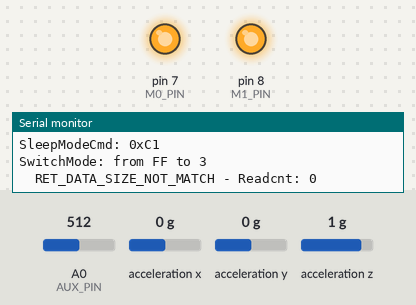
The sketch below on a simulated Arduino Uno, built with avr-gcc and run on an emulated ATmega328P. Parts: output pins drawn as LEDs (lit = HIGH), the last lines printed to the serial monitor. Wiring (inferred from the names in the program): ADXL345 accelerometer at I2C address 0x53. The test bench sets the inputs (shaded band); at power-on: A0 (AUX_PIN) = 512, acceleration x 0 g, acceleration y 0 g, acceleration z 1 g.

Above: at 0.1 s.
At 2.5 s:
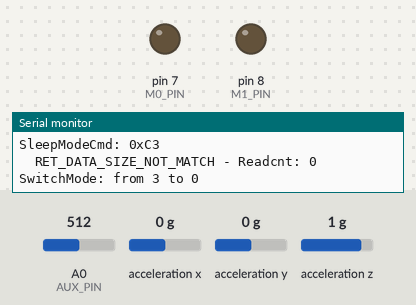
Timing chart, 0 to 4.0 s (numbered marks = the images above):
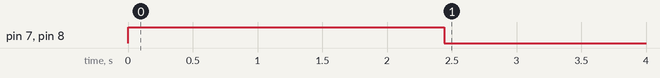

The sketch:

E32-TTL-100.ino
```cpp
/**
 * E32-TTL-100 Transceiver Interface
 *
 * @author Bob Chen (bob-0505@gotmail.com)
 * @date 1 November 2017
 * https://github.com/Bob0505/E32-TTL-100
 */
#include <SoftwareSerial.h>
#include <Wire.h>

#include "E32-TTL-100.h"

/*
 need series a 4.7k Ohm resistor between .
 UNO/NANO(5V mode)                E32-TTL-100
    *--------*                      *------*
    | D7     | <------------------> | M0   |
    | D8     | <------------------> | M1   |
    | A0     | <------------------> | AUX  |
    | D10(Rx)| <---> 4.7k Ohm <---> | Tx   |
    | D11(Tx)| <---> 4.7k Ohm <---> | Rx   |
    *--------*                      *------*
*/
#define DEVICE (0x53)      //ADXL345 device address
#define TO_READ (6)        //num of bytes we are going to read each time (two bytes for each axis)
#define TO_SEND 45

#define M0_PIN  7
#define M1_PIN  8
#define AUX_PIN A0
#define SOFT_RX 10
#define SOFT_TX 11
const char ST_SIG = 0xff;
const char CHANNEL = 0x17;
const char STARTSIGN = 0xa5;
const char ENDSIGN = 0x5a;

const float STATE = 6;
const float AXIS = 0;
float RX;
float RY;
float RZ;
float RH;
const float ISGRAB = 0;
const float STARTVE = 0;
float ENDVE;
const float MAXVE = 0;

byte buff[TO_READ] ;        //6 bytes buffer for saving data read from the device
char str[512];              //string buffer to transform data before sending it to the serial port
int regAddress = 0x32;      //first axis-acceleration-data register on the ADXL345
int x, y, z;                //three axis acceleration data
float roll = 0.00, pitch = 0.00;   //Roll & Pitch are the angles which rotate by the axis X and y
//in the sequence of R(x-y-z).
uint8_t sendBuff[TO_SEND] = {0};

SoftwareSerial softSerial(SOFT_RX, SOFT_TX);  // RX, TX

union floatData{
  float num;
  unsigned char data[4];
}command_data1,command_data2,command_data3,command_data4,command_data5,command_data6,command_data7,command_data8,command_data9,command_data10;   // double to bytes union =_=


//=== AUX ===========================================+
bool AUX_HL;
bool ReadAUX() {
  int val = analogRead(AUX_PIN);

  if(val<50)
  {
    AUX_HL = LOW;
  }else {
    AUX_HL = HIGH;
  }

  return AUX_HL;
}

//return default status
RET_STATUS WaitAUX_H()
{
  RET_STATUS STATUS = RET_SUCCESS;

  uint8_t cnt = 0;
  uint8_t data_buf[100], data_len;

  while((ReadAUX()==LOW) && (cnt++<TIME_OUT_CNT))
  {
    Serial.print(".");
    delay(100);
  }

  if(cnt==0) {}
  else if(cnt>=TIME_OUT_CNT) {
    STATUS = RET_TIMEOUT;
    Serial.println(" TimeOut");
  }
  else {
    Serial.println("waiting~");
  }

  return STATUS;
}
//=== AUX ===========================================-
//=== Mode Select ===================================+
bool chkModeSame(MODE_TYPE mode) {
  static MODE_TYPE pre_mode = MODE_INIT;

  if(pre_mode == mode)
  {
    //Serial.print("SwitchMode: (no need to switch) ");  Serial.println(mode, HEX);
    return true;
  }
  else {
    Serial.print("SwitchMode: from ");  Serial.print(pre_mode, HEX);  Serial.print(" to ");  Serial.println(mode, HEX);
    pre_mode = mode;
    return false;
  }
}

void SwitchMode(MODE_TYPE mode)
{
  if(!chkModeSame(mode))
  {
    WaitAUX_H();

    switch (mode) {
      case MODE_0_NORMAL:
        // Mode 0 | normal operation
        digitalWrite(M0_PIN, LOW);
        digitalWrite(M1_PIN, LOW);
        break;
      case MODE_1_WAKE_UP:
        digitalWrite(M0_PIN, HIGH);
        digitalWrite(M1_PIN, LOW);
        break;
      case MODE_2_POWER_SAVIN:
        digitalWrite(M0_PIN, LOW);
        digitalWrite(M1_PIN, HIGH);
        break;
      case MODE_3_SLEEP:
        // Mode 3 | Setting operation
        digitalWrite(M0_PIN, HIGH);
        digitalWrite(M1_PIN, HIGH);
        break;
      default:
        return ;
    }

    WaitAUX_H();
    delay(10);
  }
}
//=== Mode Select ===================================-
//=== Basic cmd =====================================+
void cleanUARTBuf() {
  bool IsNull = true;

  while (softSerial.available()) {
    IsNull = false;

    softSerial.read();
  }
}

void triple_cmd(SLEEP_MODE_CMD_TYPE Tcmd) {
  uint8_t CMD[3] = {Tcmd, Tcmd, Tcmd};
  softSerial.write(CMD, 3);
  delay(50);  //need ti check
}

RET_STATUS Module_info(uint8_t* pReadbuf, uint8_t buf_len) {
  RET_STATUS STATUS = RET_SUCCESS;
  uint8_t Readcnt, idx;

  Readcnt = softSerial.available();
  //Serial.print("softSerial.available(): ");  Serial.print(Readcnt);  Serial.println(" bytes.");
  if (Readcnt == buf_len)
  {
    for(idx=0;idx<buf_len;idx++)
    {
      *(pReadbuf+idx) = softSerial.read();
      Serial.print(" 0x");
      Serial.print(0xFF & *(pReadbuf+idx), HEX);    // print as an ASCII-encoded hexadecimal
    } Serial.println("");
  }
  else {
    STATUS = RET_DATA_SIZE_NOT_MATCH;
    Serial.print("  RET_DATA_SIZE_NOT_MATCH - Readcnt: ");  Serial.println(Readcnt);
    cleanUARTBuf();
  }

  return STATUS;
}
//=== Basic cmd =====================================-
//=== Sleep mode cmd ================================+
RET_STATUS Write_CFG_PDS(struct CFGstruct* pCFG)
{
  softSerial.write((uint8_t *)pCFG, 6);

  WaitAUX_H();
  delay(1200);  //need ti check

  return RET_SUCCESS;
}

RET_STATUS Read_CFG(struct CFGstruct* pCFG)
{
  RET_STATUS STATUS = RET_SUCCESS;

  //1. read UART buffer.
  cleanUARTBuf();

  //2. send CMD
  triple_cmd(R_CFG);

  //3. Receive configure
  STATUS = Module_info((uint8_t *)pCFG, sizeof(CFGstruct));
  if(STATUS == RET_SUCCESS)
  {
  Serial.print("  HEAD:     ");  Serial.println(pCFG->HEAD, HEX);
  Serial.print("  ADDH:     ");  Serial.println(pCFG->ADDH, HEX);
  Serial.print("  ADDL:     ");  Serial.println(pCFG->ADDL, HEX);

  Serial.print("  CHAN:     ");  Serial.println(pCFG->CHAN, HEX);
  }

  return STATUS;
}

RET_STATUS Read_module_version(struct MVerstruct* MVer)
{
  RET_STATUS STATUS = RET_SUCCESS;

  //1. read UART buffer.
  cleanUARTBuf();

  //2. send CMD
  triple_cmd(R_MODULE_VERSION);

  //3. Receive configure
  STATUS = Module_info((uint8_t *)MVer, sizeof(MVerstruct));
  if(STATUS == RET_SUCCESS)
  {
    Serial.print("  HEAD:     0x");  Serial.println(MVer->HEAD, HEX);
    Serial.print("  Model:    0x");  Serial.println(MVer->Model, HEX);
    Serial.print("  Version:  0x");  Serial.println(MVer->Version, HEX);
    Serial.print("  features: 0x");  Serial.println(MVer->features, HEX);
  }

  return RET_SUCCESS;
}

void Reset_module()
{
  triple_cmd(W_RESET_MODULE);

  WaitAUX_H();
  delay(1000);
}

RET_STATUS SleepModeCmd(uint8_t CMD, void* pBuff)
{
  RET_STATUS STATUS = RET_SUCCESS;

  Serial.print("SleepModeCmd: 0x");  Serial.println(CMD, HEX);
  WaitAUX_H();

  SwitchMode(MODE_3_SLEEP);

  switch (CMD)
  {
    case W_CFG_PWR_DWN_SAVE:
      STATUS = Write_CFG_PDS((struct CFGstruct* )pBuff);
      break;
    case R_CFG:
      STATUS = Read_CFG((struct CFGstruct* )pBuff);
      break;
    case W_CFG_PWR_DWN_LOSE:

      break;
    case R_MODULE_VERSION:
      Read_module_version((struct MVerstruct* )pBuff);
      break;
    case W_RESET_MODULE:
      Reset_module();
      break;

    default:
      return RET_INVALID_PARAM;
  }

  WaitAUX_H();
  return STATUS;
}
//=== Sleep mode cmd ================================-

RET_STATUS SettingModule(struct CFGstruct *pCFG)
{
  RET_STATUS STATUS = RET_SUCCESS;

#ifdef Device_A
  pCFG->ADDH = DEVICE_A_ADDR_H;
  pCFG->ADDL = DEVICE_A_ADDR_L;
#else
  pCFG->ADDH = DEVICE_B_ADDR_H;
  pCFG->ADDL = DEVICE_B_ADDR_L;
#endif

  pCFG->OPTION_bits.trsm_mode =TRSM_FP_MODE;
  pCFG->OPTION_bits.tsmt_pwr = TSMT_PWR_10DB;

  STATUS = SleepModeCmd(W_CFG_PWR_DWN_SAVE, (void* )pCFG);

  SleepModeCmd(W_RESET_MODULE, NULL);

  STATUS = SleepModeCmd(R_CFG, (void* )pCFG);

  return STATUS;
}


RET_STATUS SendMsg() {
  RET_STATUS STATUS = RET_SUCCESS;

  SwitchMode(MODE_0_NORMAL);

//  if(ReadAUX()!=HIGH)
//  {
//    return RET_NOT_IMPLEMENT;
//  }
//  delay(10);
//  if(ReadAUX()!=HIGH)
//  {
//    return RET_NOT_IMPLEMENT;
//  }
//
//
  //Send format : ADDH ADDL CHAN DATA_0 DATA_1 DATA_2 ...
  // Broadcast mode
//    uint8_t SendBuf[6] = { 0xFF, 0xFF, 0x17, 0x00, 0x00, 0x3F}; //for A
//  softSerial.write(SendBuf, 6);
//  uint8_t SendBuf2[6] = { 0xFF, 0xFF, 0x17, 0x00, 0x00, 0x3F}; //for B
//  softSerial.write(SendBuf2, 6);
  softSerial.write(sendBuff, TO_SEND);

  return STATUS;
}

//reads num bytes starting from address register on device in to buff array
void readFrom(int device, byte address, int num, byte buff[]) {
  Wire.beginTransmission(device); //start transmission to device
  Wire.write(address);        //sends address to read from
  Wire.endTransmission(); //end transmission

  Wire.beginTransmission(device); //start transmission to device
  Wire.requestFrom(device, num);    // request 6 bytes from device

  int i = 0;
  while(Wire.available())    //device may send less than requested (abnormal)
  {
    buff[i] = Wire.read(); // receive a byte
    i++;
  }
  Wire.endTransmission(); //end transmission
}

//Writes val to address register on device
void writeTo(int device, byte address, byte val) {
  Wire.beginTransmission(device); //start transmission to device
  Wire.write(address);        // send register address
  Wire.write(val);        // send value to write
  Wire.endTransmission(); //end transmission
}

//calculate the Roll&Pitch
void RP_calculate(){
  double x_Buff = float(x);
  double y_Buff = float(y);
  double z_Buff = float(z);
  roll = atan2(y_Buff , z_Buff) * 57.3;
  pitch = atan2((- x_Buff) , sqrt(y_Buff * y_Buff + z_Buff * z_Buff)) * 57.3;
}

// transform pitch/roll to ROS communication form, then send.
void motionDataSend() {

  RX = roll;
  RY = 0; // not finish
  RZ = pitch;
  RH = 0; // not finish

  command_data1.num = STATE;
  command_data2.num = AXIS;
  command_data3.num = RX;
  command_data4.num = RY;
  command_data5.num = RZ;
  command_data6.num = RH;
  command_data7.num = ISGRAB;
  command_data8.num = STARTVE;
  command_data9.num = ENDVE;
  command_data10.num = MAXVE;

  sendBuff[0] = ST_SIG;
  sendBuff[1] = ST_SIG;
  sendBuff[2] = CHANNEL;
  sendBuff[3] = STARTSIGN;
  sendBuff[44] = ENDSIGN;

  for(int i = 0;i < 4;i++) {
    sendBuff[i + 4] = command_data1.data[i];
    sendBuff[i + 8] = command_data2.data[i];
    sendBuff[i + 12] = command_data3.data[i];
    sendBuff[i + 16] = command_data4.data[i];
    sendBuff[i + 20] = command_data5.data[i];
    sendBuff[i + 24] = command_data6.data[i];
    sendBuff[i + 28] = command_data7.data[i];
    sendBuff[i + 32] = command_data8.data[i];
    sendBuff[i + 36] = command_data9.data[i];
    sendBuff[i + 40] = command_data10.data[i];
  }

  if(SendMsg() == RET_SUCCESS) Serial.println("Msg Transmited successful");

}


void setup() {
  RET_STATUS STATUS = RET_SUCCESS;
  struct CFGstruct CFG;
  struct MVerstruct MVer;

  pinMode(M0_PIN, OUTPUT);
  pinMode(M1_PIN, OUTPUT);
  pinMode(AUX_PIN, INPUT);

  Wire.begin();
  softSerial.begin(9600);
  Serial.begin(9600);

  //Turning on the ADXL345
  writeTo(DEVICE, 0x2D, 0);
  writeTo(DEVICE, 0x2D, 16);
  writeTo(DEVICE, 0x2D, 8);

#ifdef Device_A
  Serial.println("[10-A] ");
#else
  Serial.println("[10-B] ");
#endif

  STATUS = SleepModeCmd(R_CFG, (void* )&CFG);
  STATUS = SettingModule(&CFG);

  STATUS = SleepModeCmd(R_MODULE_VERSION, (void* )&MVer);

  // switch Mode 0 to normal operation
  SwitchMode(MODE_0_NORMAL);

  //self-check initialization.
  WaitAUX_H();
  delay(10);

  if(STATUS == RET_SUCCESS)
    Serial.println("Setup init OK!!");
}


void loop() {

  readFrom(DEVICE, regAddress, TO_READ, buff);
  x = (((int)buff[1]) << 8) | buff[0];
  y = (((int)buff[3])<< 8) | buff[2];
  z = (((int)buff[5]) << 8) | buff[4];
  RP_calculate();
  motionDataSend();

  delay(500);
}
```

E32-TTL-100.h
```cpp
/**
 * E32-TTL-100 Transceiver Interface
 *
 * @author Bob Chen (bob-0505@gotmail.com)
 * @date 1 November 2017
 * https://github.com/Bob0505/E32-TTL-100
 */
#ifndef E32-TTL-100_H_
#define E32-TTL-100_H_

typedef enum {
  RET_SUCCESS = 0,
  RET_ERROR_UNKNOWN,	/* something shouldn't happened */
  RET_NOT_SUPPORT,
  RET_NOT_IMPLEMENT,
  RET_NOT_INITIAL,
  RET_INVALID_PARAM,
  RET_DATA_SIZE_NOT_MATCH,
  RET_BUF_TOO_SMALL,
  RET_TIMEOUT,
  RET_HW_ERROR,
} RET_STATUS;

enum MODE_TYPE
{
  MODE_0_NORMAL = 0,
  MODE_1_WAKE_UP,
  MODE_2_POWER_SAVIN,
  MODE_3_SLEEP,
  MODE_INIT = 0xFF
};

//SPED+
enum SLEEP_MODE_CMD_TYPE
{
  W_CFG_PWR_DWN_SAVE = 0xC0,
  R_CFG              = 0xC1,
  W_CFG_PWR_DWN_LOSE = 0xC2,
  R_MODULE_VERSION   = 0xC3,
  W_RESET_MODULE     = 0xC4
};

enum UART_FORMAT_TYPE
{
  UART_FORMAT_8N1 = 0x00,  /*no   parity bit one stop*/
  UART_FORMAT_8O1 = 0x01,  /*odd  parity bit one stop*/
  UART_FORMAT_8E1 = 0x02   /*even parity bitone stop*/
};

enum UART_BPS_TYPE
{
  UART_BPS_1200 = 0x00,
  UART_BPS_9600 = 0x03,
  UART_BPS_115200 = 0x07
};

enum AIR_BPS_TYPE
{
  AIR_BPS_300   = 0x00,
  AIR_BPS_2400  = 0x02,
  AIR_BPS_19200 = 0x05
};
//SPED-

//410~441MHz : 410M + CHAN*1M
enum AIR_CHAN_TYPE
{
  AIR_CHAN_410M = 0x00,
  AIR_CHAN_433M = 0x17,
  AIR_CHAN_441M = 0x1F
};

//OPTION+
#define TRSM_TT_MODE		0x00	/*Transparent Transmission*/
#define TRSM_FP_MODE		0x01	/*Fixed-point transmission mode*/

#define OD_DRIVE_MODE		0x00
#define PP_DRIVE_MODE		0x01

enum WEAK_UP_TIME_TYPE
{
  WEAK_UP_TIME_250  = 0x00,
  WEAK_UP_TIME_1000 = 0x03,
  WEAK_UP_TIME_2000 = 0x07
};

#define DISABLE_FEC			0x00
#define ENABLE_FEC			0x01

//Transmit power
enum TSMT_PWR_TYPE
{
  TSMT_PWR_20DB = 0x00,
  TSMT_PWR_17DB = 0x01,
  TSMT_PWR_14DB = 0x02,
  TSMT_PWR_10DB = 0x03
};
//OPTION-

#pragma pack(push, 1)
struct SPEDstruct {
  uint8_t air_bps : 3; //bit 0-2
  uint8_t uart_bps: 3; //bit 3-5
  uint8_t uart_fmt: 2; //bit 6-7
};

struct OPTIONstruct {
  uint8_t tsmt_pwr    : 2; //bit 0-1
  uint8_t enFWC       : 1; //bit 2
  uint8_t wakeup_time : 3; //bit 3-5
  uint8_t drive_mode  : 1; //bit 6
  uint8_t trsm_mode   : 1; //bit 7
};

struct CFGstruct {
  uint8_t HEAD;
  uint8_t ADDH;
  uint8_t ADDL;
  struct SPEDstruct   SPED_bits;
  uint8_t CHAN;
  struct OPTIONstruct OPTION_bits;
};

struct MVerstruct {
  uint8_t HEAD;
  uint8_t Model;
  uint8_t Version;
  uint8_t features;
};
#pragma pack(pop)


#define Device_A

#define TIME_OUT_CNT	100
#define MAX_TX_SIZE		58

#define DEVICE_A_ADDR_H 0x05
#define DEVICE_A_ADDR_L 0x01
#define DEVICE_B_ADDR_H 0x05
#define DEVICE_B_ADDR_L 0x02

#endif /* E32-TTL-100_H_ */
```
